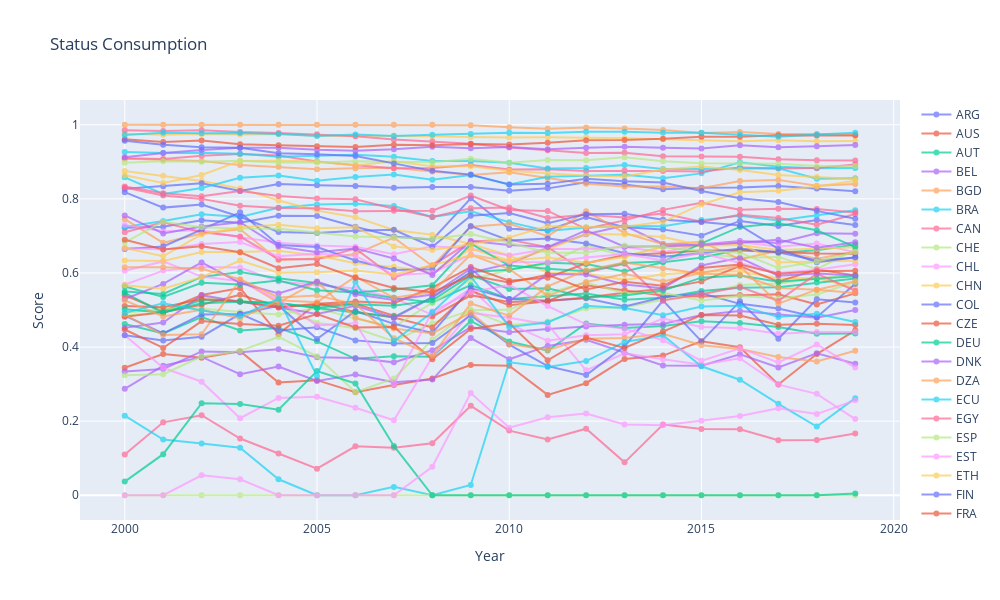

Notebook source saved alongside this figure:
### Markdown cell above
From 2000 to 2019, the USA and China show strong upward trends, with the USA’s ecological footprint consistently about twice that of China’s. The difference is shortening. Moreover, Japan ranks third with small fluctuation, while the remaining countries remain stable, each staying below 5 million gha per capita throughout the 20 years.

### Code cell
fig5 = go.Figure()
for code, sub in stcons_data.groupby('CountryCode'):
    fig5.add_trace(go.Scatter(
        x=sub['Year'], 
        y=sub['Value'],
        mode='lines+markers',
        name=code,
        opacity=0.7,
        hovertemplate=f'<b>{code}</b><br>' +
                     'Year: %{x}<br>' +
                     'Value: %{y:.2f}<extra></extra>'
    ))

fig5.update_layout(
    title='Status Consumption',
    xaxis_title='Year',
    yaxis_title='Score',
    hovermode='closest',
    width=1000,
    height=600
)

fig5.show()
